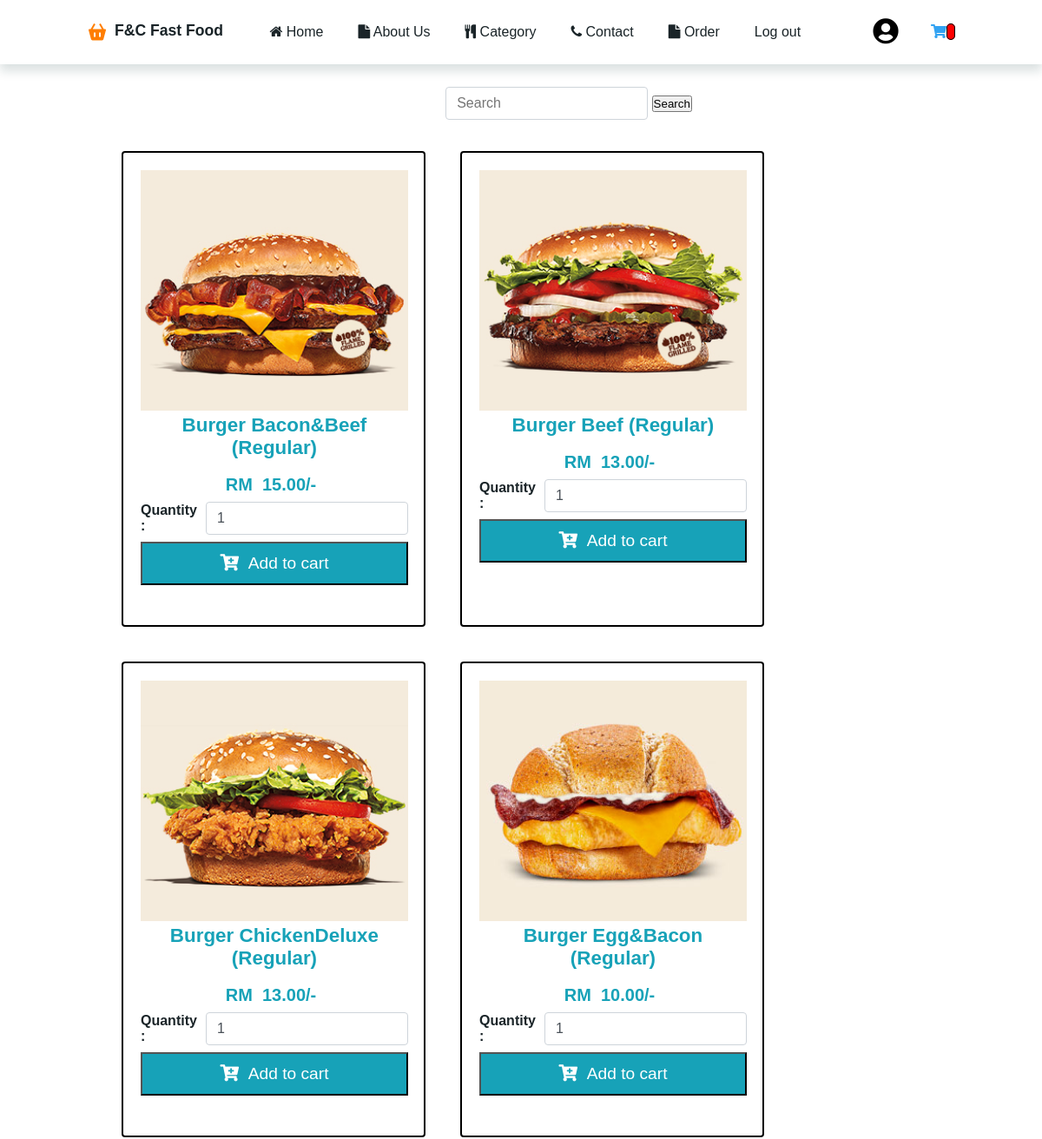
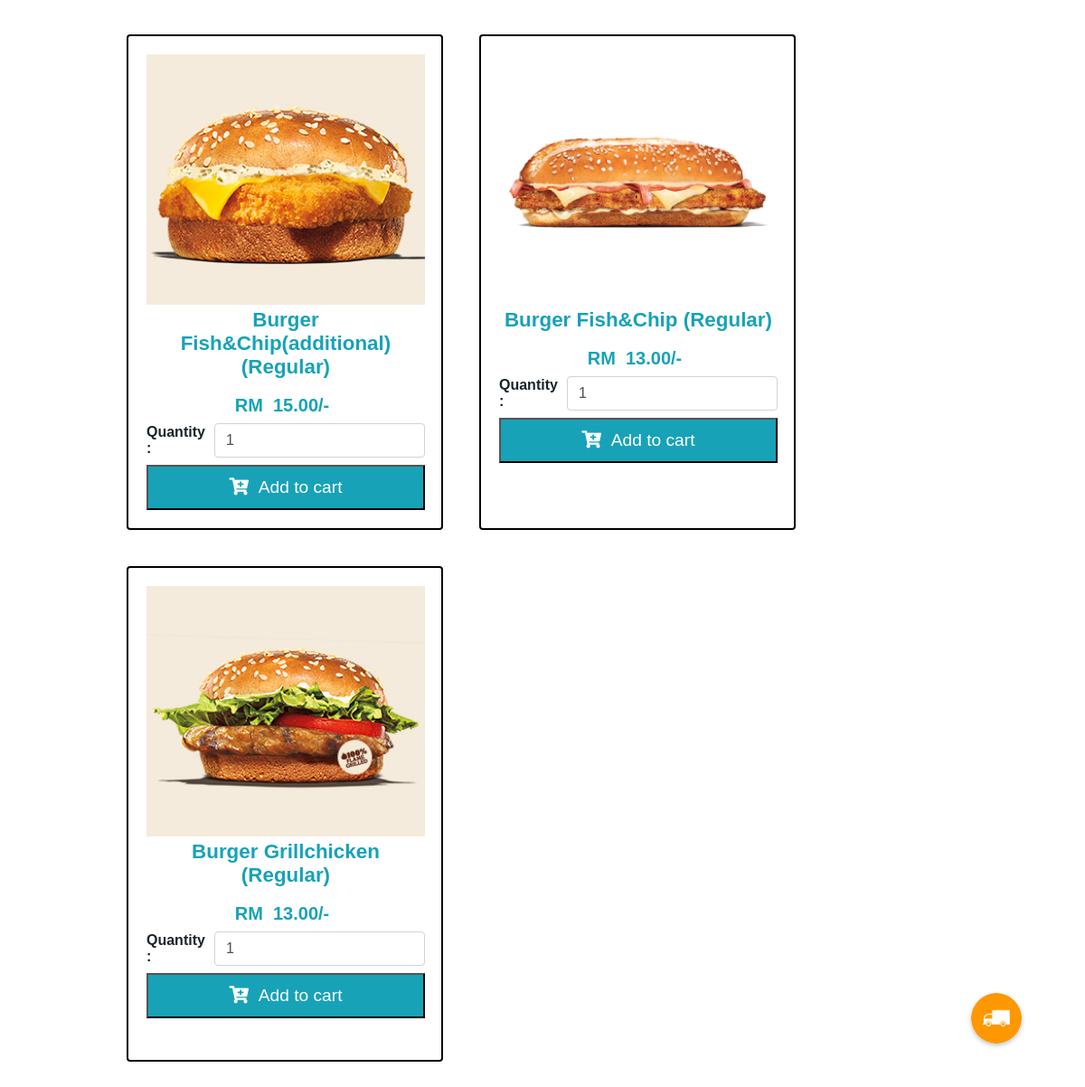
Screenshot of /burger.php (signed in) with the database file from the repository (2 pictures, top to bottom).
### tables this page shows
CREATE TABLE `burger` (
  `id` int(11) NOT NULL,
  `name` varchar(255) NOT NULL,
  `image` varchar(200) NOT NULL,
  `ingredient` varchar(255) NOT NULL,
  `price` decimal(10,2) NOT NULL,
  `product_code` varchar(50) NOT NULL,
  `product_qty` int(11) NOT NULL DEFAULT 1,
  `blocked` tinyint(1) NOT NULL DEFAULT 0
);

### burger.php (the view, shortened to what this page needs)
<!DOCTYPE html>
<html lang="en">
<head>
</head>
<body>
<?php
include('userheader.php');
?>
<br><br><br><br><br>
  <div class="container">
  <form id="searchForm" class="form-inline my-2 my-lg-0">
    <input class="form-control mr-sm-2" type="text" placeholder="Search" aria-label="Search" id="searchInput">
    <button class="btn btn-outline-success my-2 my-sm-0" type="submit">Search</button>
  </form>
  <br><br><br>
    <div class="row mt-2 pb-3">
      <?php
  include 'Connectdb.php';
      $searchTerm = isset($_GET['search']) ? $_GET['search'] : '';
        $query = "SELECT * FROM burger WHERE blocked = 0 AND name LIKE '%$searchTerm%'";
        $stmt = $conn->prepare($query);
        $stmt->execute();
        $result = $stmt->get_result();
      while ($row = $result->fetch_assoc()):
  ?>
      <div class="col-sm-6 col-md-4 col-lg-3 mb-2">
        <div class="card-deck">
          <div class="card p-2 border-secondary mb-2">
          <a href="detailburger.php?id=<?= $row['id'] ?>">
                <img src="<?= $row['image'] ?>" class="card-img-top" height="250">
              </a>
            <div class="card-body p-1">
              <h4 class="card-title text-center text-info"><?= $row['name'] ?> (Regular)</h4><br>
              <h5 class="card-text text-center text-danger">RM</i>&nbsp;&nbsp;<?= number_format($row['price'],2) ?>/-</h5>
            </div>
            <div class="card-footer p-1">
              <form action="" class="form-submit">
                <div class="row p-2">
                  <div class="col-md-6 py-1 pl-4">
                  <br>  <br>  <br>  <b>Quantity : </b>
                  </div>
                  <div class="col-md-6">
                    <input type="number" class="form-control pqty" value="<?= $row['product_qty'] ?>">
                  </div>
                </div>
                <button class="btn btn-info btn-block addItemBtn"><i class="fas fa-cart-plus"></i>&nbsp;&nbsp;Add to
                  cart</button>
              </form>
            </div>
          </div>
        </div>
      </div>
      <?php endwhile; ?>
    </div>
  </div>
</body>
</html>

### userheader.php (shortened to what this page needs)
<!DOCTYPE html>
<html lang="en">
<head>
    <link rel="stylesheet" href="https://cdnjs.cloudflare.com/ajax/libs/font-awesome/5.15.1/css/all.min.css" />
    <link rel="stylesheet" href="https://stackpath.bootstrapcdn.com/font-awesome/4.7.0/css/font-awesome.min.css">
    <link rel="stylesheet" href="https://cdn.jsdelivr.net/npm/boxicons@latest/css/boxicons.min.css">
    <link rel="stylesheet" href="https://unpkg.com/swiper/swiper-bundle.min.css"/>
    <link rel="stylesheet" href="https://fontawesome.com/search?q=door&c=users-people&o=r">
</head>
<body>
<nav>
<a href="main.php" class="logo"><i class='bx bxs-basket'></i>F&C Fast Food</a>
  <ul class="navbar">
    <a href="main.php"><i class="fa fa-home"></i> Home</a>
    <a href="aboutus.php"><i class="fa fa-file"></i> About Us</a>
    <li class="dropdown">
      <a class="dropdown-btn" href="pizza.php"><i class="fa fa-cutlery" aria-hidden="true"></i> Category</a>
    </li>
    <a href="contact.php"><i class="fa fa-phone"></i> Contact</a>
    <a href="order_user.php"><i class="fa fa-file"></i> Order</a>
    <a href="userlogout.php">Log out</a>
  </ul>
        <div >
            <a class = "head-icon" href="customerprofile.php">
                <i class = "fas fa-user-circle"></i>
              </a>
        </div>
        <div class="nav-item">
        <a class="nav-link" href="cart.php" id="cart-icon"><i class="fas fa-shopping-cart"></i>
        <span id="cart-item" class="badge badge-danger"></span></a>
        </div>
</nav>
<div class="cdit">
  <a href="status.php" class="fab">
  </a>
</div>
</body>
</html>

### burger.php (style rules this page uses)
.container { display: flex; flex-wrap: wrap; justify-content: center; align-items: stretch; padding: 10px; padding-left: 120px; height: auto; max-width: 1700px; }
.col-sm-6 { display: flex; width: 350px; flex-wrap: wrap; border: 2px solid black; border-radius: 0.25rem; float: left; margin: 20px; transition: transform 0.3s; }
.card { width: 100%; padding: 10px; box-sizing: border-box; padding: 20px; display: auto; }
.card-img-top { width: 100%; height: auto; }
.card-title { font-size: 1.4rem; font-weight: bold; text-align: center; color: #17a2b8; width: 100%; height: auto; display: block; overflow: hidden; text-overflow: ellipsis; }
.card-text { font-size: 1.25rem; font-weight: bold; text-align: center; color: #17a2b8; width: 300px; height: 50px; overflow: hidden; text-overflow: ellipsis; white-space: nowrap; height: auto; }
.card-footer .row { display: flex; align-items: center; }
.card-footer .col-md-6 { display: flex; align-items: center; }
.card-footer .col-md-6 input { margin-left: 10px; }
.form-control { height: calc(1.5em + 0.75rem + 2px); padding: 0.375rem 0.75rem; font-size: 1rem; font-weight: 400; line-height: 1.5; color: #495057; background-color: #fff; background-clip: padding-box; border: 1px solid #ced4da; border-radius: 0.25rem; transition: border-color 0.15s ease-in-out, box-shadow 0.15s ease-in-out; }
.btn-info { color: #fff; background-color: #17a2b8; width: 100%; padding: 0.75rem; font-size: 1.2rem; }
#cart-icon { color: rgb(51, 163, 242); }
#cart-item { color: white; background-color: red; border: 1px solid black; padding:0px 4px 0px 4px; margin-bottom: 2px; margin-top: 2px; border-radius: 5px; font-weight:600; }

### userheader.php (style rules this page uses)
* { font-family: "Poppins", sans-serif; margin: 0; padding: 0; box-sizing: border-box; list-style: none; text-decoration: none; scroll-padding-top: 2rem; scroll-behavior: smooth; }
:root { --green-color: #3cb815; --light-green-color: #c0eb7b; --orange-color: #ff7e00; --light-orange-color: #f75f1d; --text-color: #1a2428; --bg-color: #fff; }
img { width: 100%; }
body { color: var(--text-color); }
nav { position: fixed; width: 100%; top: 0; right: 0; z-index: 1000; display: flex; align-items: center; justify-content: space-between; background: var(--bg-color); box-shadow: 0 8px 11px rgb(14 55 54 / 15%); padding: 20px 100px; transition: 0.5s; }
.head-icon { margin-left: 30px; cursor: pointer; transition: color 0.4s linear; font-size: 30px; color: black; }
.logo { display: flex; align-items: right; font-size: 1.1rem; font-weight: 600; color: var(--text-color); column-gap: 0.5rem; }
.logo .bx { font-size: 24px; color: var(--orange-color); }
.navbar { display: flex; column-gap: 0.5rem; }
.navbar a { font-size: 1rem; font-weight: 500; color: var(--text-color); padding: 0.5rem 1rem; }
.navbar .dropdown { position: relative; display: flex; align-items: center; }
.fab { position: fixed; bottom: 50px; right: 70px; width: 56px; height: 56px; background-color: var(--green-color); border-radius: 50%; box-shadow: 0 2px 5px rgba(0, 0, 0, 0.25); z-index: 1000; display: flex; align-items: center; justify-content: center; color: #fff; font-size: 24px; cursor: pointer; transition: background-color 0.3s ease-in-out; background-image: url("image/delivery.jpg"); background-position: center; background-repeat: no-repeat; background-size: cover; transition: transform 0.2s ease-in-out 0.15s; }

### rows the page displays
burger: image (picture), name "Burger Bacon&Beef", price "15.00", product_qty "1"
burger: image (picture), name "Burger Beef", price "13.00", product_qty "1"
burger: image (picture), name "Burger ChickenDeluxe", price "13.00", product_qty "1"
burger: image (picture), name "Burger Egg&Bacon", price "10.00", product_qty "1"
burger: image (picture), name "Burger Fish&Chip(additional)", price "15.00", product_qty "1"
burger: image (picture), name "Burger Fish&Chip", price "13.00", product_qty "1"
burger: image (picture), name "Burger Grillchicken", price "13.00", product_qty "1"
